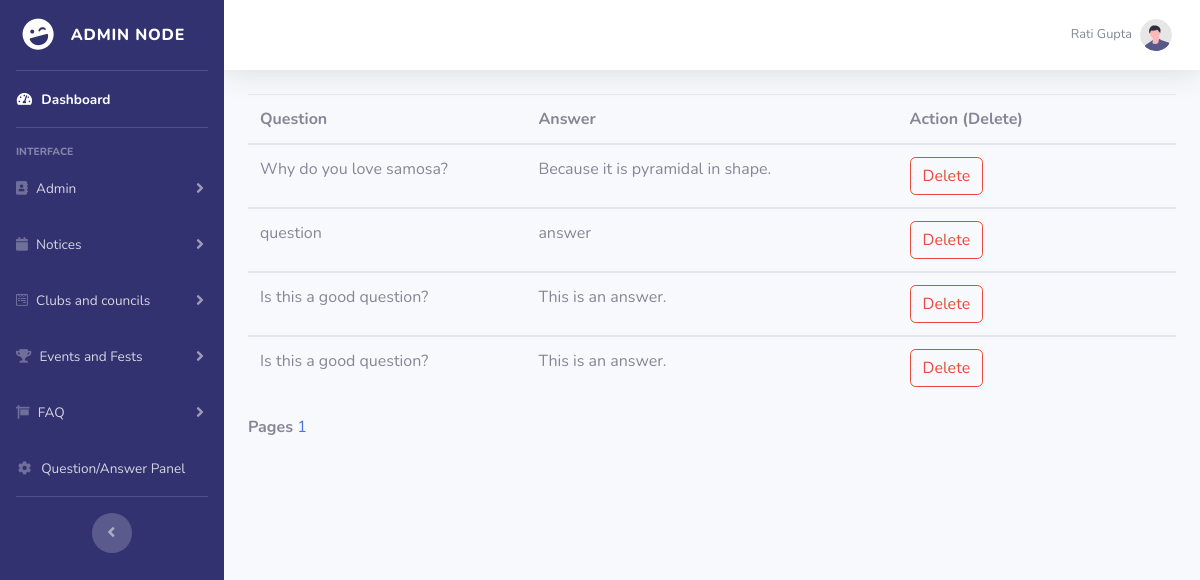
Page /view_faq.php (signed in) on the earlier database version.
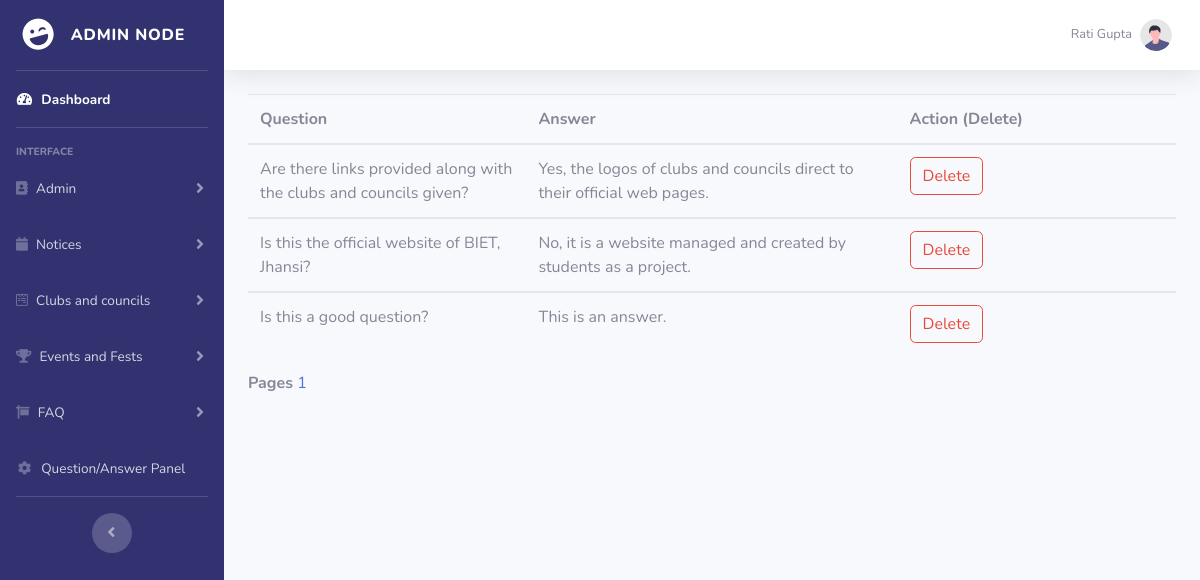
Same page on the later database version.
### tables this page shows
CREATE TABLE `faq` (
  `faq_id` int(11) NOT NULL,
  `question` varchar(255) NOT NULL,
  `answer` varchar(1200) NOT NULL
);

### view_faq.php (the view, shortened to what this page needs)
<!DOCTYPE html>
<html lang="en" dir="ltr">
<head>
    <link href="vendor/fontawesome-free/css/all.min.css" rel="stylesheet" type="text/css">
    <link href="css/sb-admin-2.min.css" rel="stylesheet">
</head>
<body id="page-top">
<div id="wrapper">
    <?php
        include 'include/sidebar.php'
    ?>
    <div id="content-wrapper" class="d-flex flex-column">
        <div id="content">
            <?php
                include 'include/topbar.php'
            ?>
<div class="container-fluid">
                           <?php
$con = mysqli_connect("localhost", "root", "");
mysqli_select_db($con, "campus_cauldron");
if (isset($_GET["page"])) { $page = $_GET["page"]; } else { $page=1; };
$start_from = ($page-1) * 20;
$sql = "select * from faq ORDER BY faq_id DESC LIMIT $start_from, 20";
$rs_result = mysqli_query ($con,$sql);
?>
                              <table class="table">
<thead>
                                        <tr>
											<th width="30%">Question</th>
                                            <th width="40%">Answer</th>
											<th  width="30%">Action (Delete)</th>
                                        </tr>
                                    </thead>
<?php
while ($row = mysqli_fetch_assoc($rs_result)) {
?>
<tbody>
                                        <tr>
                                            <td> <?php echo $row["question"]; ?> </td>
											<td><?php echo $row["answer"]; ?></td>
                      <td><a class="btn btn-outline-danger" href='faqdelete.php?key1=<?php echo $row["faq_id"]; ?>'>Delete</a>
                      </td>
                                        </tr>
										</tbody>
<?php
};
?>
</table>
<strong>Pages  </strong>
<?php
$sql = "SELECT COUNT(question) FROM faq";
$rs_result = mysqli_query($con,$sql);
$row = mysqli_fetch_row($rs_result);
$total_records = $row[0];
$total_pages = ceil($total_records / 20);
for ($i=1; $i<=$total_pages; $i++) {
echo "<a href='viewuser.php?page=".$i."' class='navigation_item selected_navigation_item'>".$i."</a> ";
};
?>
</div>
</body>
</html>

Differences in the rows shown:
removed faq: question "Why do you love samosa?", answer "Because it is pyramidal in shape."
removed faq: question "question", answer "answer"
removed faq: question "Is this a good question?", answer "This is an answer."
added faq: question "Are there links provided along with the clubs and councils given?", answer "Yes, the logos of clubs and councils direct to their official web pages."
added faq: question "Is this the official website of BIET, Jhansi?", answer "No, it is a website managed and created by students as a project."
